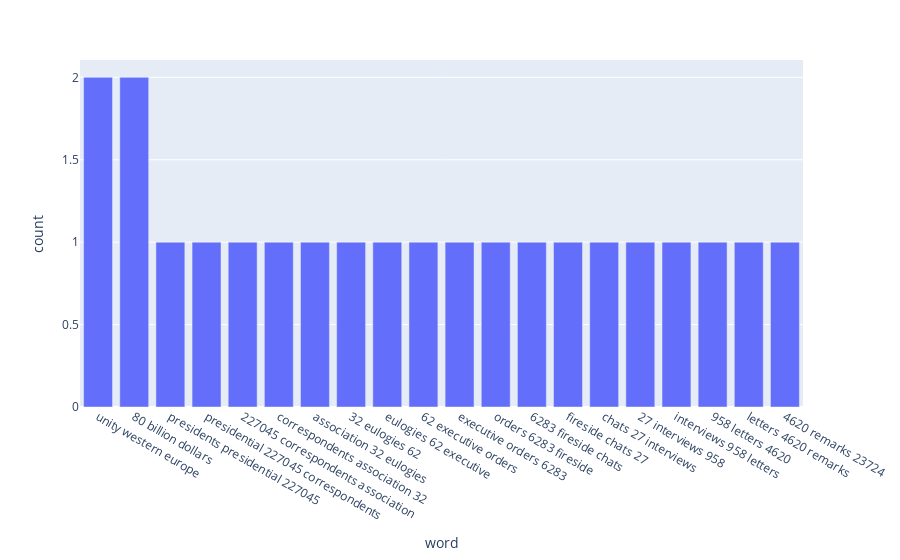

The code cell stored with this chart in its notebook:
### Code cell
dict_trigrams_eisenhower= {}

dict_trigrams_eisenhower = top_n_trigram(words_df[words_df.name == "Eisenhower"]['speech'])
bar_plot_toptrigrams(dict_trigrams_eisenhower)

### Figure 1 — Plotly figure (JSON) as saved in the notebook; plotly's stock layout.template omitted (floating-point values rounded to 4 significant figures)
{"data": [{"alignmentgroup": "True", "hovertemplate": "word=%{x}<br>count=%{y}<extra></extra>", "legendgroup": "", "marker": {"color": "#636efa", "pattern": {"shape": ""}}, "name": "", "offsetgroup": "", "orientation": "v", "showlegend": false, "textposition": "auto", "type": "bar", "x": ["unity western europe", "80 billion dollars", "presidents presidential 227045", "presidential 227045 correspondents", "227045 correspondents association", "correspondents association 32", "association 32 eulogies", "32 eulogies 62", "eulogies 62 executive", "62 executive orders", "executive orders 6283", "orders 6283 fireside", "6283 fireside chats", "fireside chats 27", "chats 27 interviews", "27 interviews 958", "interviews 958 letters", "958 letters 4620", "letters 4620 remarks", "4620 remarks 23724"], "xaxis": "x", "y": [2, 2, 1, 1, 1, 1, 1, 1, 1, 1, 1, 1, 1, 1, 1, 1, 1, 1, 1, 1], "yaxis": "y"}], "layout": {"barmode": "relative", "legend": {"tracegroupgap": 0}, "margin": {"t": 60}, "xaxis": {"anchor": "y", "domain": [0, 1], "title": {"text": "word"}}, "yaxis": {"anchor": "x", "domain": [0, 1], "title": {"text": "count"}}}}
